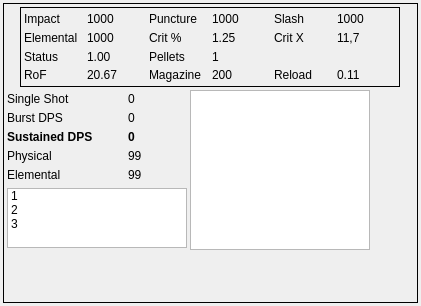
          <widget class="QWidget" name="tab_6">
           <attribute name="title">
            <string>Sustained DPS</string>
           </attribute>
           <layout class="QGridLayout" name="gridLayout_16">
            <property name="leftMargin">
             <number>3</number>
            </property>
            <property name="topMargin">
             <number>3</number>
            </property>
            <property name="rightMargin">
             <number>3</number>
            </property>
            <property name="bottomMargin">
             <number>3</number>
            </property>
            <property name="spacing">
             <number>3</number>
            </property>
            <item row="0" column="0">
             <widget class="QFrame" name="frame_7">
              <property name="frameShape">
               <enum>QFrame::Box</enum>
              </property>
              <property name="frameShadow">
               <enum>QFrame::Plain</enum>
              </property>
              <layout class="QGridLayout" name="gridLayout_9">
               <property name="leftMargin">
                <number>3</number>
               </property>
               <property name="topMargin">
                <number>3</number>
               </property>
               <property name="rightMargin">
                <number>3</number>
               </property>
               <property name="bottomMargin">
                <number>3</number>
               </property>
               <property name="spacing">
                <number>3</number>
               </property>
               <item row="0" column="0" colspan="3" alignment="Qt::AlignHCenter|Qt::AlignVCenter">
                <widget class="QFrame" name="frame_10">
                 <property name="minimumSize">
                  <size>
                   <width>380</width>
                   <height>80</height>
                  </size>
                 </property>
                 <property name="maximumSize">
                  <size>
                   <width>380</width>
                   <height>80</height>
                  </size>
                 </property>
                 <property name="frameShape">
                  <enum>QFrame::Box</enum>
                 </property>
                 <property name="frameShadow">
                  <enum>QFrame::Plain</enum>
                 </property>
                 <layout class="QGridLayout" name="gridLayout_17">
                  <property name="leftMargin">
                   <number>3</number>
                  </property>
                  <property name="topMargin">
                   <number>3</number>
                  </property>
                  <property name="rightMargin">
                   <number>3</number>
                  </property>
                  <property name="bottomMargin">
                   <number>3</number>
                  </property>
                  <property name="spacing">
                   <number>3</number>
                  </property>
                  <item row="1" column="0">
                   <widget class="QLabel" name="label_71">
                    <property name="text">
                     <string>Elemental</string>
                    </property>
                   </widget>
                  </item>
                  <item row="2" column="1">
                   <widget class="QLabel" name="calc_new_proc_sust">
                    <property name="text">
                     <string>1.00</string>
                    </property>
                   </widget>
                  </item>
                  <item row="1" column="2">
                   <widget class="QLabel" name="label_72">
                    <property name="text">
                     <string>Crit %</string>
                    </property>
                   </widget>
                  </item>
                  <item row="2" column="3">
                   <widget class="QLabel" name="calc_new_pellets_sust">
                    <property name="text">
                     <string>1</string>
                    </property>
                   </widget>
                  </item>
                  <item row="0" column="4">
                   <widget class="QLabel" name="label_73">
                    <property name="text">
                     <string>Slash</string>
                    </property>
                   </widget>
                  </item>
                  <item row="1" column="3">
                   <widget class="QLabel" name="calc_new_crit_sust">
                    <property name="text">
                     <string>1.25</string>
                    </property>
                   </widget>
                  </item>
                  <item row="1" column="4">
                   <widget class="QLabel" name="label_74">
                    <property name="text">
                     <string>Crit X</string>
                    </property>
                   </widget>
                  </item>
                  <item row="2" column="2">
                   <widget class="QLabel" name="label_75">
                    <property name="text">
                     <string>Pellets</string>
                    </property>
                   </widget>
                  </item>
                  <item row="0" column="3">
                   <widget class="QLabel" name="calc_new_puncture_sust">
                    <property name="text">
                     <string>1000</string>
                    </property>
                   </widget>
                  </item>
                  <item row="0" column="5">
                   <widget class="QLabel" name="calc_new_slash_sust">
                    <property name="text">
                     <string>1000</string>
                    </property>
                   </widget>
                  </item>
                  <item row="0" column="2">
                   <widget class="QLabel" name="label_76">
                    <property name="text">
                     <string>Puncture</string>
                    </property>
                   </widget>
                  </item>
                  <item row="1" column="1">
                   <widget class="QLabel" name="calc_new_ele_dmg_sust">
                    <property name="text">
                     <string>1000</string>
                    </property>
                   </widget>
                  </item>
                  <item row="2" column="0">
                   <widget class="QLabel" name="label_77">
                    <property name="text">
                     <string>Status</string>
                    </property>
                   </widget>
                  </item>
                  <item row="0" column="0">
                   <widget class="QLabel" name="label_78">
                    <property name="text">
                     <string>Impact</string>
                    </property>
                   </widget>
                  </item>
                  <item row="1" column="5">
                   <widget class="QLabel" name="calc_new_mult_sust">
                    <property name="text">
                     <string>11,7</string>
                    </property>
                   </widget>
                  </item>
                  <item row="0" column="1">
                   <widget class="QLabel" name="calc_new_impact_sust">
                    <property name="text">
                     <string>1000</string>
                    </property>
                   </widget>
                  </item>
                  <item row="3" column="0">
                   <widget class="QLabel" name="label_79">
                    <property name="text">
                     <string>RoF</string>
                    </property>
                   </widget>
                  </item>
                  <item row="3" column="1">
                   <widget class="QLabel" name="calc_new_rof_sust">
                    <property name="text">
                     <string>20.67</string>
                    </property>
                   </widget>
                  </item>
                  <item row="3" column="2">
                   <widget class="QLabel" name="label_80">
                    <property name="text">
                     <string>Magazine</string>
                    </property>
                   </widget>
                  </item>
                  <item row="3" column="3">
                   <widget class="QLabel" name="calc_new_mag_sust">
                    <property name="text">
                     <string>200</string>
                    </property>
                   </widget>
                  </item>
                  <item row="3" column="4">
                   <widget class="QLabel" name="label_81">
                    <property name="text">
                     <string>Reload</string>
                    </property>
                   </widget>
                  </item>
                  <item row="3" column="5">
                   <widget class="QLabel" name="calc_new_reload_sust">
                    <property name="text">
                     <string>0.11</string>
                    </property>
                   </widget>
                  </item>
                 </layout>
                </widget>
               </item>
               <item row="2" column="0">
                <widget class="QLabel" name="calc_lbl_sust_burst">
                 <property name="minimumSize">
                  <size>
                   <width>100</width>
                   <height>15</height>
                  </size>
                 </property>
                 <property name="maximumSize">
                  <size>
                   <width>100</width>
                   <height>15</height>
                  </size>
                 </property>
                 <property name="text">
                  <string>Burst DPS</string>
                 </property>
                </widget>
               </item>
               <item row="1" column="0">
                <widget class="QLabel" name="calc_lbl_sust_1">
                 <property name="minimumSize">
                  <size>
                   <width>100</width>
                   <height>15</height>
                  </size>
                 </property>
                 <property name="maximumSize">
                  <size>
                   <width>100</width>
                   <height>15</height>
                  </size>
                 </property>
                 <property name="text">
                  <string>Single Shot</string>
                 </property>
                </widget>
               </item>
               <item row="1" column="2" rowspan="6" alignment="Qt::AlignLeft|Qt::AlignTop">
                <widget class="QListWidget" name="calc_mods_found_sust">
                 <property name="minimumSize">
                  <size>
                   <width>180</width>
                   <height>160</height>
                  </size>
                 </property>
                 <property name="maximumSize">
                  <size>
                   <width>180</width>
                   <height>160</height>
                  </size>
                 </property>
                 <property name="sortingEnabled">
                  <bool>true</bool>
                 </property>
                </widget>
               </item>
               <item row="4" column="0">
                <widget class="QLabel" name="label_51">
                 <property name="minimumSize">
                  <size>
                   <width>100</width>
                   <height>15</height>
                  </size>
                 </property>
                 <property name="maximumSize">
                  <size>
                   <width>100</width>
                   <height>15</height>
                  </size>
                 </property>
                 <property name="text">
                  <string>Physical</string>
                 </property>
                </widget>
               </item>
               <item row="4" column="1">
                <widget class="QLabel" name="calc_dmg_phy_sust">
                 <property name="minimumSize">
                  <size>
                   <width>50</width>
                   <height>15</height>
                  </size>
                 </property>
                 <property name="maximumSize">
                  <size>
                   <width>50</width>
                   <height>15</height>
                  </size>
                 </property>
                 <property name="text">
                  <string>99</string>
                 </property>
                </widget>
               </item>
               <item row="5" column="1">
                <widget class="QLabel" name="calc_dmg_ele_sust">
                 <property name="minimumSize">
                  <size>
                   <width>50</width>
                   <height>15</height>
                  </size>
                 </property>
                 <property name="maximumSize">
                  <size>
                   <width>50</width>
                   <height>15</height>
                  </size>
                 </property>
                 <property name="text">
                  <string>99</string>
                 </property>
                </widget>
               </item>
               <item row="5" column="0">
                <widget class="QLabel" name="label_53">
                 <property name="minimumSize">
                  <size>
                   <width>100</width>
                   <height>15</height>
                  </size>
                 </property>
                 <property name="maximumSize">
                  <size>
                   <width>100</width>
                   <height>15</height>
                  </size>
                 </property>
                 <property name="text">
                  <string>Elemental</string>
                 </property>
                </widget>
               </item>
               <item row="6" column="0" colspan="2">
                <widget class="QListWidget" name="calc_mods_riven_sust">
                 <property name="minimumSize">
                  <size>
                   <width>180</width>
                   <height>60</height>
                  </size>
                 </property>
                 <property name="maximumSize">
                  <size>
                   <width>180</width>
                   <height>60</height>
                  </size>
                 </property>
                 <property name="sortingEnabled">
                  <bool>true</bool>
                 </property>
                 <item>
                  <property name="text">
                   <string>1</string>
                  </property>
                 </item>
                 <item>
                  <property name="text">
                   <string>2</string>
                  </property>
                 </item>
                 <item>
                  <property name="text">
                   <string>3</string>
                  </property>
                 </item>
                </widget>
               </item>
               <item row="3" column="0">
                <widget class="QLabel" name="calc_lbl_sust_sust">
                 <property name="minimumSize">
                  <size>
                   <width>100</width>
                   <height>15</height>
                  </size>
                 </property>
                 <property name="maximumSize">
                  <size>
                   <width>100</width>
                   <height>15</height>
                  </size>
                 </property>
                 <property name="font">
                  <font>
                   <weight>75</weight>
                   <bold>true</bold>
                  </font>
                 </property>
                 <property name="text">
                  <string>Sustained DPS</string>
                 </property>
                </widget>
               </item>
               <item row="3" column="1">
                <widget class="QLabel" name="calc_dps_sust">
                 <property name="minimumSize">
                  <size>
                   <width>50</width>
                   <height>15</height>
                  </size>
                 </property>
                 <property name="maximumSize">
                  <size>
                   <width>50</width>
                   <height>15</height>
                  </size>
                 </property>
                 <property name="font">
                  <font>
                   <weight>75</weight>
                   <bold>true</bold>
                  </font>
                 </property>
                 <property name="text">
                  <string>0</string>
                 </property>
                </widget>
               </item>
               <item row="2" column="1">
                <widget class="QLabel" name="calc_dps_sust_burst">
                 <property name="minimumSize">
                  <size>
                   <width>50</width>
                   <height>15</height>
                  </size>
                 </property>
                 <property name="maximumSize">
                  <size>
                   <width>50</width>
                   <height>15</height>
                  </size>
                 </property>
                 <property name="text">
                  <string>0</string>
                 </property>
                </widget>
               </item>
               <item row="1" column="1">
                <widget class="QLabel" name="calc_dps_sust_1">
                 <property name="minimumSize">
                  <size>
                   <width>50</width>
                   <height>15</height>
                  </size>
                 </property>
                 <property name="maximumSize">
                  <size>
                   <width>50</width>
                   <height>15</height>
                  </size>
                 </property>
                 <property name="text">
                  <string>0</string>
                 </property>
                </widget>
               </item>
               <item row="7" column="0">
                <spacer name="verticalSpacer_6">
                 <property name="orientation">
                  <enum>Qt::Vertical</enum>
                 </property>
                 <property name="sizeHint" stdset="0">
                  <size>
                   <width>20</width>
                   <height>49</height>
                  </size>
                 </property>
                </spacer>
               </item>
              </layout>
             </widget>
            </item>
           </layout>
          </widget>
